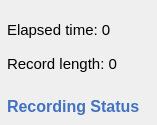
            <widget class="QWidget" name="widget_3" native="true">
             <property name="sizePolicy">
              <sizepolicy hsizetype="Preferred" vsizetype="Fixed">
               <horstretch>0</horstretch>
               <verstretch>0</verstretch>
              </sizepolicy>
             </property>
             <property name="minimumSize">
              <size>
               <width>140</width>
               <height>125</height>
              </size>
             </property>
             <widget class="QLabel" name="label_23">
              <property name="geometry">
               <rect>
                <x>7</x>
                <y>97</y>
                <width>141</width>
                <height>19</height>
               </rect>
              </property>
              <property name="font">
               <font>
                <family>Arial</family>
                <pointsize>12</pointsize>
                <bold>true</bold>
               </font>
              </property>
              <property name="styleSheet">
               <string notr="true">color: rgb(67, 114, 193);</string>
              </property>
              <property name="text">
               <string>Recording Status</string>
              </property>
             </widget>
             <widget class="QLabel" name="label_24">
              <property name="geometry">
               <rect>
                <x>7</x>
                <y>19</y>
                <width>131</width>
                <height>21</height>
               </rect>
              </property>
              <property name="font">
               <font>
                <family>Arial</family>
                <pointsize>11</pointsize>
               </font>
              </property>
              <property name="text">
               <string>Elapsed time: 0</string>
              </property>
             </widget>
             <widget class="QLabel" name="label_25">
              <property name="geometry">
               <rect>
                <x>7</x>
                <y>53</y>
                <width>131</width>
                <height>21</height>
               </rect>
              </property>
              <property name="font">
               <font>
                <family>Arial</family>
                <pointsize>11</pointsize>
               </font>
              </property>
              <property name="text">
               <string>Record length: 0</string>
              </property>
             </widget>
            </widget>
